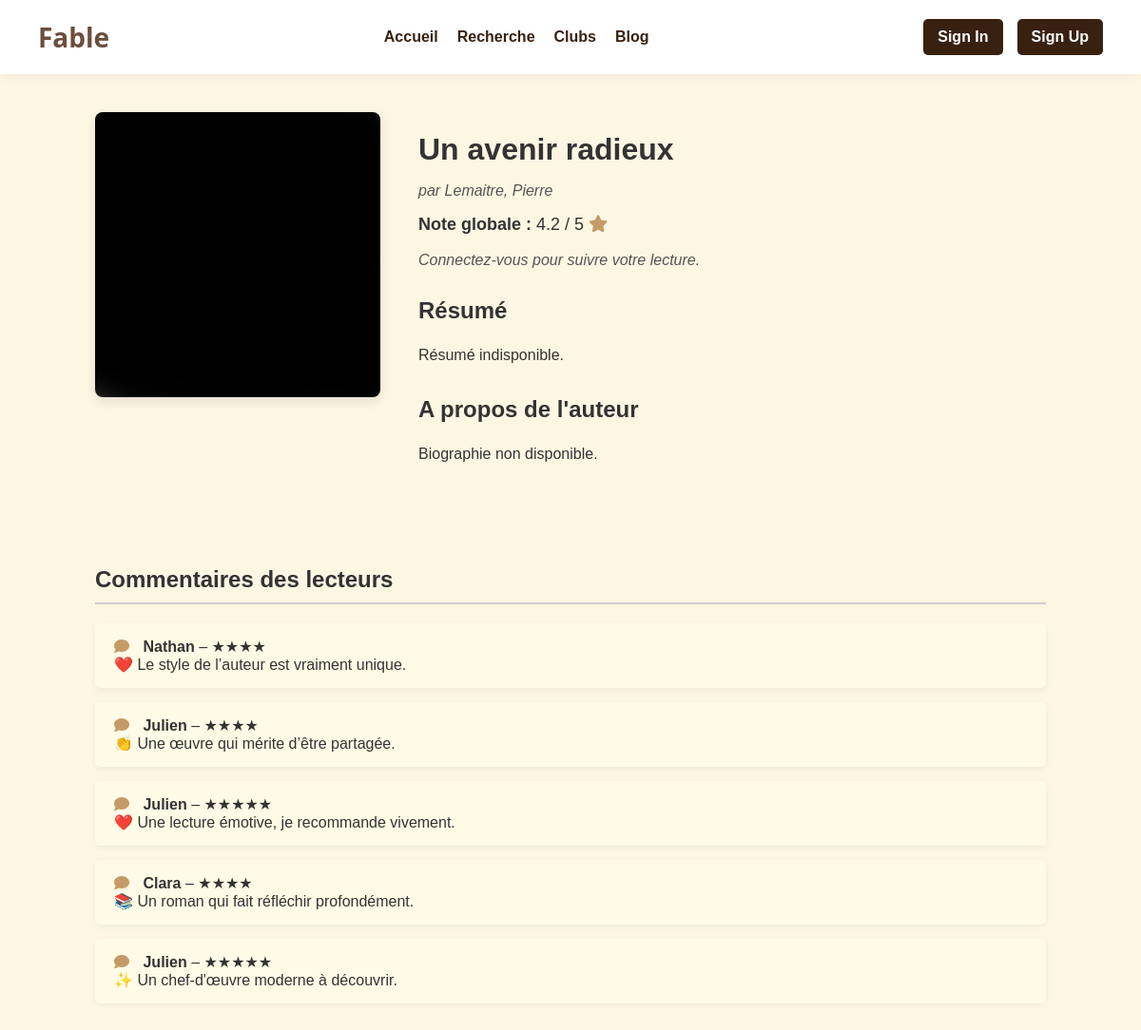
Screenshot of /livre.php?id=3 with the database file from the repository.
### tables this page shows
CREATE TABLE IF NOT EXISTS livres (
    id INT AUTO_INCREMENT PRIMARY KEY,
    title VARCHAR(255) NOT NULL,
    auteur VARCHAR(255) NOT NULL,
    editeur VARCHAR(255) NOT NULL,
    date DATE,
    langue VARCHAR(255) NOT NULL,
    genre VARCHAR(255) NOT NULL,
    image_url VARCHAR(255) DEFAULT 'images/defaut.jpg',
    description TEXT
);

### livre.php (the view, shortened to what this page needs)
<?php
$pdo = new PDO("mysql:host=localhost;dbname=fable_db;charset=utf8", "root", "");
$id = isset($_GET['id']) ? intval($_GET['id']) : 0;
$stmt = $pdo->prepare("SELECT * FROM livres WHERE id = ?");
$stmt->execute([$id]);
$livre = $stmt->fetch(PDO::FETCH_ASSOC);
$statut_actuel = null;
function genererCommentairesFictifs($n = 5) {
    $base_comments = [
        "Un livre captivant du début à la fin.",
        "Une lecture émotive, je recommande vivement.",
        "Le style de l’auteur est vraiment unique.",
        "Intrigue bien menée avec des rebondissements.",
        "Je me suis attaché aux personnages dès les premières pages.",
        "Un roman qui fait réfléchir profondément.",
        "Parfait pour un week-end au calme.",
        "Ce livre m’a donné des frissons !",
        "Belle écriture et histoire touchante.",
        "Un chef-d'œuvre moderne à découvrir.",
        "Chaque chapitre m’a tenu en haleine.",
        "Une pépite littéraire, tout simplement.",
        "Ce récit m’a profondément marqué.",
        "L’univers du roman est original et bien construit.",
        "Je le relirai avec plaisir.",
        "Une vraie claque émotionnelle.",
        "J'ai terminé ce livre en une nuit.",
        "Une atmosphère immersive et envoûtante.",
        "Un voyage intérieur bouleversant.",
        "Des personnages inoubliables.",
        "La narration est fluide et captivante.",
        "Un thème rarement traité avec autant de finesse.",
        "L’auteur nous plonge dans un monde saisissant.",
        "J’ai eu du mal à refermer le livre.",
        "Une fin inattendue qui m’a bouleversé.",
        "Très poétique et bien écrit.",
        "Il m’a accompagné dans mes réflexions personnelles.",
        "Une œuvre qui mérite d’être partagée.",
        "Lecture simple mais pleine d’impact.",
        "Des émotions fortes, sans tomber dans le cliché."
    ];
    $names = ["Clara", "Julien", "Emma", "Nathan", "Lina"];
    $emojis = ["📚", "❤️", "🤯", "👏", "✨"];
    shuffle($base_comments);
    $comments = [];
    for ($i = 0; $i < $n; $i++) {
        $name = $names[array_rand($names)];
        $content = $base_comments[$i];
        $emoji = $emojis[array_rand($emojis)];
        $stars = str_repeat("★", rand(3, 5));
        $comments[] = "<strong>$name</strong> – $stars<br>$emoji $content";
    }
    return $comments;
}
$commentaires = genererCommentairesFictifs();
?>
<!DOCTYPE html>
<html lang="fr">
<head>
    <link rel="stylesheet" href="styles.css">
</head>
<body>
<?php include 'header.php'; ?>
<main style="padding: 40px; max-width: 1000px; margin: auto; display: flex; gap: 40px;">
    <div style="flex-shrink: 0;">
        <img src="<?= htmlspecialchars($livre['image_url']) ?>" alt="Couverture du livre"
             style="width: 300px; border-radius: 8px; box-shadow: 0 4px 12px rgba(0,0,0,0.1);">
    </div>
    <div style="flex-grow: 1;">
        <h1 style="font-size: 32px; margin-bottom: 10px;"><?= htmlspecialchars($livre['title']) ?></h1>
        <p style="font-style: italic; color: #555;">par <?= htmlspecialchars($livre['auteur']) ?></p>
        <p style="margin-top: 10px; font-size: 18px;">
            <strong>Note globale :</strong> 4.2 / 5 <i class="fas fa-star" style="color: #c49b66;"></i>
        </p>
        <?php if (isset($_SESSION['user_id'])): ?>
            <div class="statut-form">
                <label for="statut">Statut de lecture :</label>
                <select id="statut" onchange="mettreAJourStatut(this.value)">
                    <option value="Pile à lire" <?php if ($statut_actuel == "Pile à lire") echo "selected"; ?>>Pile à lire</option>
                    <option value="En cours" <?php if ($statut_actuel == "En cours") echo "selected"; ?>>En cours</option>
                    <option value="Lu" <?php if ($statut_actuel == "Lu") echo "selected"; ?>>Lu</option>
                </select>
                <p id="message-statut" class="statut-actuel"></p>
            </div>
        <?php else: ?>
            <p class="statut-actuel">Connectez-vous pour suivre votre lecture.</p>
        <?php endif; ?>
        <h2 style="margin-top: 30px; font-size: 24px;">Résumé</h2>
        <p style="line-height: 1.6;">
            <?= isset($livre['resume']) ? htmlspecialchars($livre['resume']) : "Résumé indisponible." ?>
        </p>
        <h2 style="margin-top: 30px; font-size: 24px;">A propos de l'auteur</h2>
        <p style="line-height: 1.6;">
            <?= isset($livre['auteur_bio']) ? htmlspecialchars($livre['auteur_bio']) : "Biographie non disponible." ?>
        </p>
    </div>
</main>
<section style="max-width: 1000px; margin: 50px auto;">
    <h2 style="border-bottom: 2px solid #ccc; padding-bottom: 10px;">Commentaires des lecteurs</h2>
    <ul style="list-style: none; padding: 0; margin-top: 20px;">
        <?php foreach ($commentaires as $comment): ?>
            <li style="background: #fffbe6; margin-bottom: 15px; padding: 15px 20px; border-radius: 5px; box-shadow: 0 2px 6px rgba(0,0,0,0.05);">
                <i class="fas fa-comment" style="margin-right: 10px; color: #c49b66;"></i>
                <?= $comment ?>
            </li>
        <?php endforeach; ?>
    </ul>
</section>
</body>
</html>

### header.php (shortened to what this page needs)
<link rel="stylesheet" href="styles.css">
<link rel="stylesheet" href="https://cdnjs.cloudflare.com/ajax/libs/font-awesome/6.4.0/css/all.min.css">
<header>
    <div class="logo">Fable</div>
    <nav>
        <ul>
            <li><a href="index.php">Accueil</a></li>
            <li><a href="search.php">Recherche</a></li>
            <li><a href="club.php">Clubs</a></li>
            <li><a href="blog.php">Blog</a></li>
        </ul>
    </nav>
    <div class="icons">
        <?php if (isset($_SESSION['user_id'])): ?>
            <a href="profile.php" title="Mon profil"><i class="fas fa-user" id="user-icon"></i></a>
        <?php else: ?>
            <a class="login-btn" href="login.html">Sign In</a>
            <a class="signup-btn" href="signup.html">Sign Up</a>
        <?php endif; ?>
    </div>
</header>

### styles.css (style rules this page uses)
body { font-family: Arial, sans-serif; margin: 0; padding: 0; background-color: #fdf6e3; color: #333; }
header { display: flex; justify-content: space-between; align-items: center; padding: 20px; background: #f4ecd8; box-shadow: 0 2px 8px rgba(0, 0, 0, 0.04); position: sticky; top: 0; z-index: 100; }
.logo { font-size: 28px; font-weight: bold; color: #382110; }
nav ul { list-style: none; display: flex; gap: 20px; padding: 0; margin: 0; }
nav ul li a { text-decoration: none; color: #382110; font-weight: bold; position: relative; }
nav ul li a::after { content: ""; position: absolute; width: 0%; height: 2px; bottom: -4px; left: 0; background-color: #382110; transition: width 0.3s; }
.login-btn, .signup-btn { background-color: #382110; color: #fff; padding: 10px 15px; border-radius: 5px; text-decoration: none; font-weight: bold; transition: all 0.3s ease; }
.icons { display: flex; align-items: center; }
.statut-actuel { margin-top: 10px; color: #555; font-style: italic; }
header { display: flex; justify-content: space-between; align-items: center; padding: 20px 40px; background: #fff; box-shadow: 0 2px 10px rgba(0,0,0,0.05); position: sticky; top: 0; z-index: 1000; }
.logo { font-size: 28px; font-weight: bold; color: #6b4e3d; font-family: 'Segoe UI', sans-serif; }
nav ul { list-style: none; display: flex; gap: 20px; margin: 0; padding: 0; }
nav ul li a { text-decoration: none; color: #382110; font-weight: bold; font-size: 16px; transition: color 0.3s ease; position: relative; }
.icons { display: flex; align-items: center; gap: 15px; }
.login-btn, .signup-btn { background-color: #382110; color: #fff; padding: 10px 15px; border-radius: 5px; text-decoration: none; font-weight: bold; transition: background 0.3s ease; }

### rows the page displays
livres: image_url (picture), title "Un avenir radieux", auteur "Lemaitre, Pierre"

### other values shown
$stars "★★★★"
$content "Le style de l’auteur est vraiment unique."
$content "Une œuvre qui mérite d’être partagée."
$stars "★★★★★"
$content "Une lecture émotive, je recommande vivement."
$content "Un roman qui fait réfléchir profondément."
$content "Un chef-d'œuvre moderne à découvrir."
